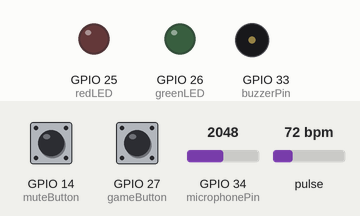
The sketch below on a simulated ESP32. On the bench: output pins drawn as LEDs (lit = HIGH), buzzer (waves = sounding). The inputs (shaded band) are chosen by the test bench; at power-on: GPIO 14 (muteButton) HIGH, GPIO 27 (gameButton) HIGH, GPIO 34 (microphonePin) = 2048, pulse 72 bpm. What the sketch prints to the serial monitor is not drawn.

Above: at 0.1 s.
At 2.3 s:
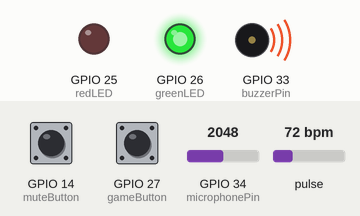
Timing chart, 0 to 42.0 s (numbered marks = the images above):
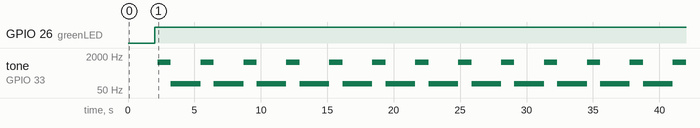

The sketch:

Buzzer_draft.ino
```cpp
#define USE_ARDUINO_INTERRUPTS true
#include <WiFi.h>
#include <WiFiUdp.h>
#include <PulseSensorPlayground.h>

// Replace with your network credentials
const char* ssid     = "REPLACE_WITH_YOUR_SSID";
const char* password = "REPLACE_WITH_YOUR_PASSWORD";

const int buzzerPin = 33;     // pin to which the buzzer is connected

int const pulseSensorPin = 36; // pin to which the pulsemeter is connected
int pulseSignal;              // data received from the pulsemeter
int pulseThreshold = 550;     // threshold that determines, which "tump" to consider as a heartbeat
int lowerPulse = 600;         // threshold for the lower boundary of the pulse
int higherPulse = 800;        // threshold for the higher boundary of the pulse
PulseSensorPlayground pulseSensor;

int boardLED = 13;            // On-board arduino LED
int greenLED = 26;             // pin to which the green LED is connected
int redLED = 25;               // pin to which the red LED is connected

int microphonePin = 34;        // pin to which the microphone is connected
int soundThreshold = 100;     // threshold used for averaging the "noisy" sound received from the microphone
int clappingThreshold = 800;  // threshold used to detect if the sound received by the microphone is a clap (or could be something else)

int gameButton = 27;           // pin to which the button used for the mental stimulation game is connected
int lastStateGame = LOW;      // last state of the gameButton (initally set to LOW)
int muteButton = 14;           // pin to which the button used for muting the mental stimulation game is connected
int lastStateMute = LOW;      // last state of the muteButton (initally set to LOW)


// put your setup code here, to run once:
void setup() {

  // WIFI setup
  // Serial.print("Connecting to ");
  // Serial.println(ssid);
  // WiFi.begin(ssid, password);
  // while (WiFi.status() != WL_CONNECTED) {
  //   delay(500);
  //   Serial.print(".");
  // }
  // // Print local IP address and start web server
  // Serial.println("");
  // Serial.println("WiFi connected.");
  // Serial.println("IP address: ");
  // Serial.println(WiFi.localIP());

  // set all of the sensors connected to specific pins
  pinMode(buzzerPin, OUTPUT);
  pinMode(greenLED, OUTPUT);
  pinMode(redLED, OUTPUT);
  pinMode(gameButton, INPUT_PULLUP);
  pinMode(muteButton, INPUT_PULLUP);
  Serial.begin(115200);

  pulseSensor.analogInput(pulseSensorPin);
  pulseSensor.blinkOnPulse(greenLED);       //auto-magically blink Arduino's LED with heartbeat.
  pulseSensor.setThreshold(pulseThreshold);

  if (pulseSensor.begin()) {
    Serial.println("We created a pulseSensor Object !");  //This prints one time at Arduino power-up,  or on Arduino reset.
  }

  delay(2000);
  Serial.print("ESP32 started");

}
// put your main code here, to run repeatedly:
void loop() {

  // code used for the pulsemeter
  int myBPM = pulseSensor.getBeatsPerMinute();  // Calls function on our pulseSensor object that returns BPM as an "int".
                                               // "myBPM" hold this BPM value now.

  if (pulseSensor.sawStartOfBeat()) {            // Constantly test to see if "a beat happened".
  Serial.println("♥  A HeartBeat Happened ! "); // If test is "true", print a message "a heartbeat happened".
  Serial.print("BPM: ");                        // Print phrase "BPM: "
  Serial.println(myBPM);                        // Print the value inside of myBPM.
  }

  delay(20);

  // pulseSignal = analogRead(pulseSensorPin);
  // Serial.println(pulseSignal);

  // if(pulseSignal > pulseThreshold) {
  //   Serial.println("Pulse detected: " + pulseSignal);

  //   if(pulseSignal > higherPulse) {
  //     digitalWrite(redLED,HIGH);
  //     Serial.println("Your pulse is too high: " + pulseSignal);

  //   } else if(pulseSignal < lowerPulse) {
  //     digitalWrite(redLED,LOW);
  //     Serial.println("Your pulse is too low: " + pulseSignal);
  //   }
  // }
  // delay(100);

  // code used for the microphone
  long sum = 0;

  for(int i = 0; i < soundThreshold; i++) { // analog-to-digital converter
    sum += analogRead(microphonePin); // detect and store the voltage in the sum
  }

  sum = sum/soundThreshold; // to removed some noise, create an average

  if (sum > clappingThreshold) {  // detects if the sound received from the user is a clap
    Serial.println("A clap was detected");
  }
  delay(100);

  // code used for the buttons
  int currentStateGame = digitalRead(gameButton);
  int currentStateMute = digitalRead(muteButton);

  if(lastStateGame == LOW && currentStateGame == HIGH) {  // detects if the button is clicked
    Serial.println("The game button was clicked !!");
    lastStateGame = currentStateGame;
  }

  if (lastStateMute == LOW && currentStateMute == HIGH) {
     Serial.println("The mute button was clicked !!");
     lastStateMute = currentStateMute;
  }
  delay(100);

  // code used for the buzzer
  tone(buzzerPin, 1000);    //1kHz
  Serial.print("Buzzzzin");
  delay(1000);              // wait 1 second

  tone(buzzerPin, 100);     // 100 Hz
  Serial.print("Buzzzzin");
  delay(2000);              // wait 2 seconds
}
```

Measured:
- by itself, GPIO 26 (greenLED): LOW → HIGH at 2.0 s
- by itself, tone on GPIO 33 (buzzerPin): alternates 1000 Hz for 1.0 s and 100 Hz for 2.2 s
